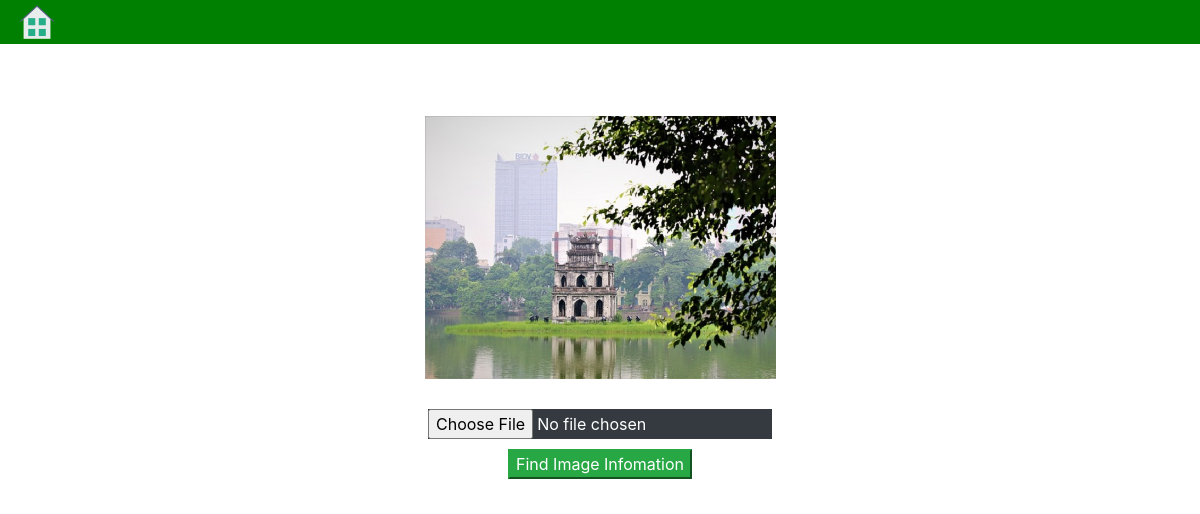
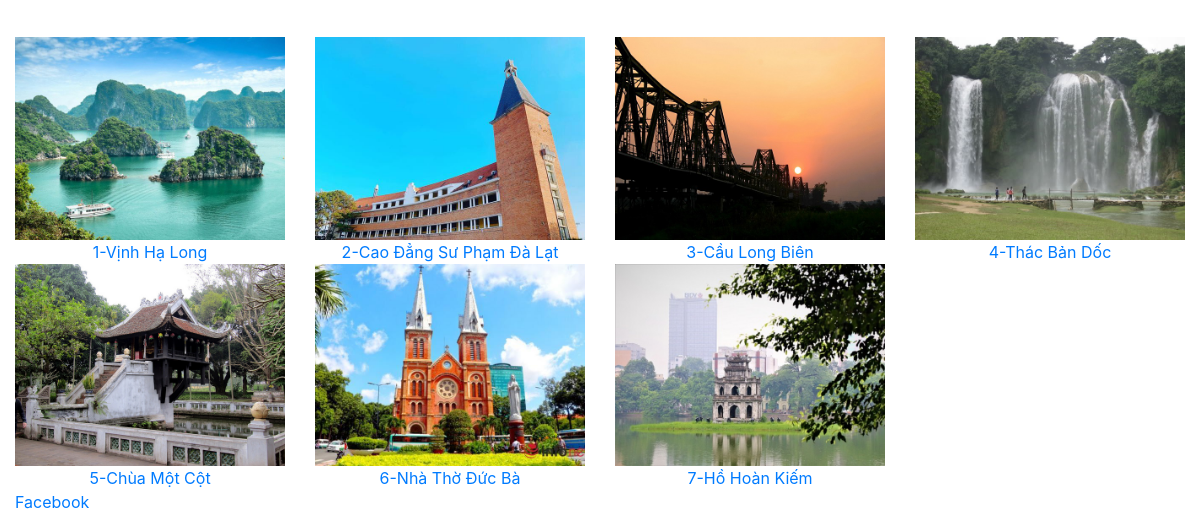
The app's page /, older data (2 pictures, top to bottom).
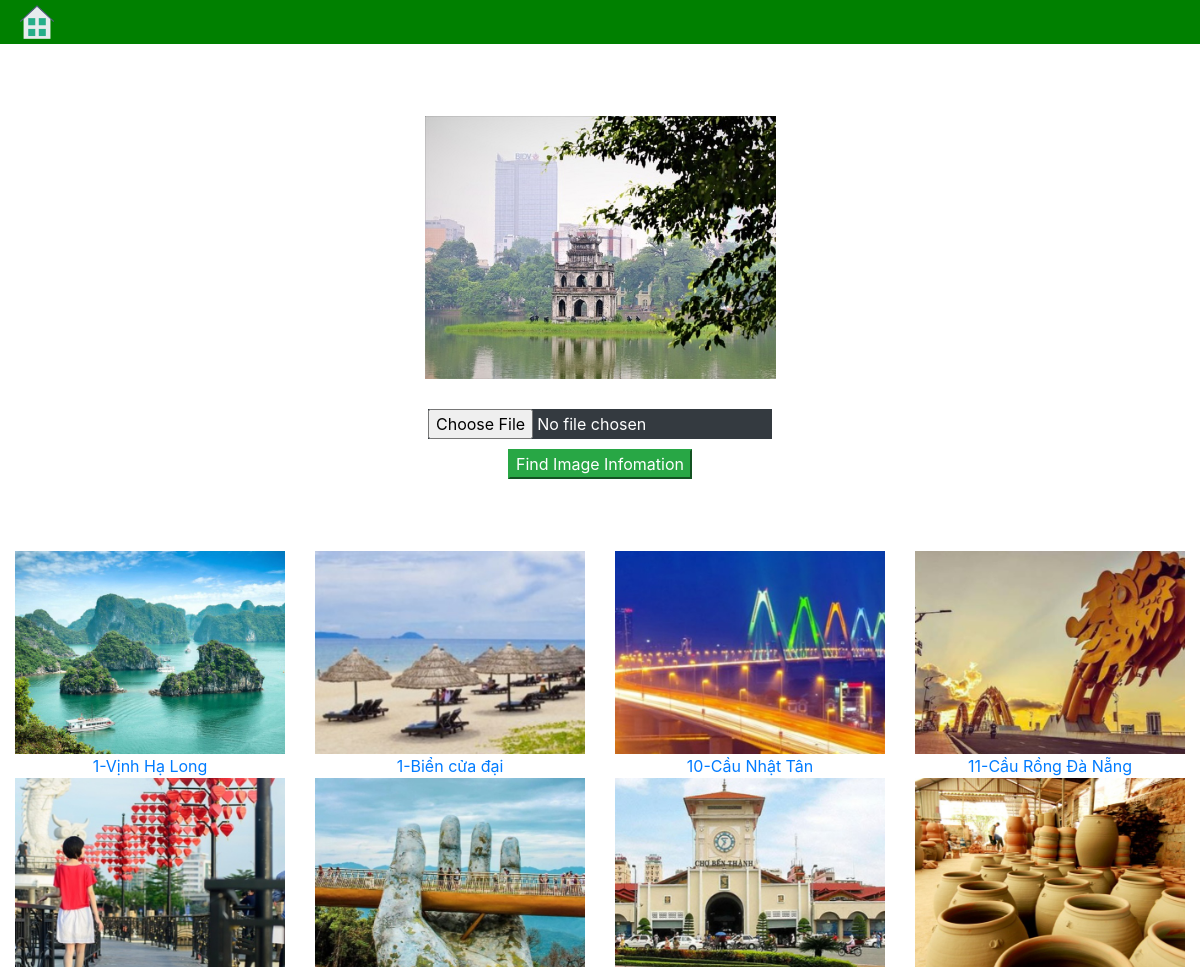
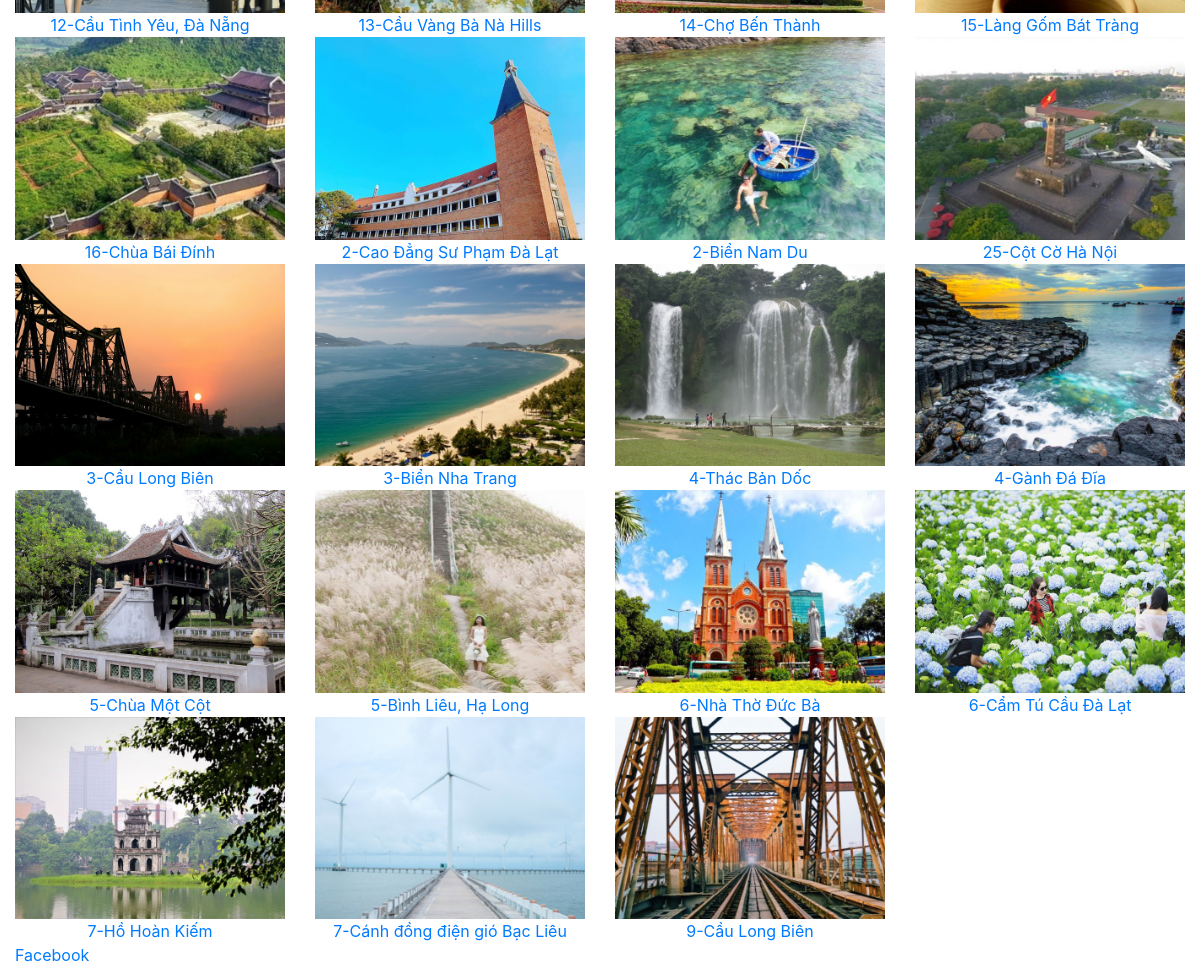
The same page, newer data (2 pictures, top to bottom).
### home/models.py (models this page shows)
class Lanmark(models.Model):
    num = models.IntegerField()
    title = models.CharField(max_length=1000)
    body = models.TextField()
    date = models.DateTimeField(auto_now_add=True)
    image = models.ImageField(null=True)
    def __str__(self):
        return self.title

### home/views.py (the view)
# urls.py: path('', views.index, name = 'home'),
    def index(self,request, uploaded= "default"):
        print("uploaded= ", uploaded)
        list_lanscape = Lanmark.objects.all().order_by("num")
        print("default list: ",list_lanscape)
        if uploaded != "default":
            list_lanscape = self.sort_query_by_index(list_lanscape)
            print("sorted list: ", list_lanscape)
        lanmarks =  {"lanmarks":list_lanscape, "uploaded":uploaded}
        return render(request, "pages/home.html", lanmarks)

### home/templates/pages/home.html (shortened to what this page needs)
{%extends "pages/base.html"%}
{% load staticfiles %}
{%block content %}
<br>
<br>
<br>
<div class="row">
    <div class="col-md-12">
    {%if uploaded == "default" %}
      <img class = "my_image" src="../../../media/hohoankiem.jpg" alt="hoankiem" style="width:30%">
    {%else%}
      <img class = "my_image" src="../../../media/{{uploaded}}" alt="{{uploaded}}" style="width:30%">
    {%endif%}
    </div>
</div>
<div class="row">
    <div class="col-md-4" style="margin-top: 30px; margin-left: auto; margin-right: auto;" >
        <form class="form-inline" action="upload" method="post" enctype="multipart/form-data">
          <input type="file" name="myfile" class="btn-dark" style="margin-left: auto; margin-right: auto">
          <button type="submit" class="btn-success" style="margin-left: auto; margin-right: auto; margin-top:10px">Find Image Infomation</button>
        </form>
    </div>
</div>
<br>
<br>
<br>
<div class="row">
    {% for lanmark in lanmarks %}
            <div class="col-md-3">
              <div class="thumbnail">
                <a href="{{lanmark.id}}">
                  <img src="{{lanmark.image.url}}" alt="Lights" style="width:100%">
                  <div class="caption">
                    <center>{{lanmark.num}}-{{lanmark.title}}</center>
                  </div>
                </a>
              </div>
            </div>
    {% endfor %}
    <br/>
</div>
{%endblock%}

### home/templates/pages/base.html (shortened to what this page needs)
<!DOCTYPE html>
<html lang="en">
<head>
	{% load staticfiles %}
	<link href="{% static 'css/bootstrap.min.css'%}" rel="stylesheet" type="text/css">
</head>
<body>
	<header class="container-fluid" style="background: green">
		<a href="/">
			<img onclick = "gotoHomePage" src="{% static 'images/home.png'%}" alt="home.png" style="margin: 5px; width: 34px; height: 34;" >
		</a>
	</header>
	<div class="container-fluid" style="min-height: 85%">
		{% block content %}{% endblock %}
	</div>
	<footer>
		<div class="container-fluid">
			<a href="https://www.facebook.com/levanmanhbka">Facebook</a>
		</div>
	</footer>
</body>
</html>

### home/templates/pages/base.html (style rules this page uses)
html, body { height: 100%; }
.my_image { display: block; margin-left: auto; margin-right: auto; }

Row changes from the older to the newer data that the page shows:
added Lanmark: image (picture), num "1", title "Biển cửa đại"
added Lanmark: image (picture), num "10", title "Cầu Nhật Tân"
added Lanmark: image (picture), num "11", title "Cầu Rồng Đà Nẵng"
added Lanmark: image (picture), num "12", title "Cầu Tình Yêu, Đà Nẵng"
added Lanmark: image (picture), num "13", title "Cầu Vàng Bà Nà Hills"
added Lanmark: image (picture), num "14", title "Chợ Bến Thành"
added Lanmark: image (picture), num "15", title "Làng Gốm Bát Tràng"
added Lanmark: image (picture), num "16", title "Chùa Bái Đính"
added Lanmark: image (picture), num "2", title "Biển Nam Du"
added Lanmark: image (picture), num "25", title "Cột Cờ Hà Nội"
added Lanmark: image (picture), num "3", title "Biển Nha Trang"
added Lanmark: image (picture), num "4", title "Gành Đá Đĩa"
added Lanmark: image (picture), num "5", title "Bình Liêu, Hạ Long"
added Lanmark: image (picture), num "6", title "Cẩm Tú Cầu Đà Lạt"
added Lanmark: image (picture), num "7", title "Cánh đồng điện gió Bạc Liêu"
added Lanmark: image (picture), num "9", title "Cầu Long Biên"
